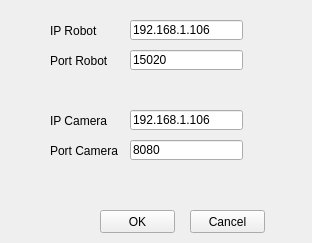
<?xml version="1.0" encoding="UTF-8"?>
<ui version="4.0">
 <class>Config</class>
 <widget class="QWidget" name="Config">
  <property name="geometry">
   <rect>
    <x>0</x>
    <y>0</y>
    <width>312</width>
    <height>243</height>
   </rect>
  </property>
  <property name="minimumSize">
   <size>
    <width>312</width>
    <height>243</height>
   </size>
  </property>
  <property name="maximumSize">
   <size>
    <width>312</width>
    <height>243</height>
   </size>
  </property>
  <property name="windowTitle">
   <string>Configuration</string>
  </property>
  <widget class="QPushButton" name="OK">
   <property name="geometry">
    <rect>
     <x>100</x>
     <y>210</y>
     <width>75</width>
     <height>23</height>
    </rect>
   </property>
   <property name="text">
    <string>OK</string>
   </property>
  </widget>
  <widget class="QPushButton" name="Cancel">
   <property name="geometry">
    <rect>
     <x>190</x>
     <y>210</y>
     <width>75</width>
     <height>23</height>
    </rect>
   </property>
   <property name="text">
    <string>Cancel</string>
   </property>
  </widget>
  <widget class="QLineEdit" name="IPRobot">
   <property name="geometry">
    <rect>
     <x>130</x>
     <y>20</y>
     <width>113</width>
     <height>20</height>
    </rect>
   </property>
   <property name="text">
    <string>192.168.1.106</string>
   </property>
  </widget>
  <widget class="QLineEdit" name="PortRobot">
   <property name="geometry">
    <rect>
     <x>130</x>
     <y>50</y>
     <width>113</width>
     <height>20</height>
    </rect>
   </property>
   <property name="text">
    <string>15020</string>
   </property>
  </widget>
  <widget class="QLineEdit" name="IPCamera">
   <property name="geometry">
    <rect>
     <x>130</x>
     <y>110</y>
     <width>113</width>
     <height>20</height>
    </rect>
   </property>
   <property name="text">
    <string>192.168.1.106</string>
   </property>
  </widget>
  <widget class="QLineEdit" name="PortCamera">
   <property name="geometry">
    <rect>
     <x>130</x>
     <y>140</y>
     <width>113</width>
     <height>20</height>
    </rect>
   </property>
   <property name="text">
    <string>8080</string>
   </property>
  </widget>
  <widget class="QLabel" name="IP_Camera">
   <property name="geometry">
    <rect>
     <x>50</x>
     <y>110</y>
     <width>71</width>
     <height>21</height>
    </rect>
   </property>
   <property name="text">
    <string>IP Camera</string>
   </property>
  </widget>
  <widget class="QLabel" name="Port_Camera">
   <property name="geometry">
    <rect>
     <x>50</x>
     <y>140</y>
     <width>71</width>
     <height>21</height>
    </rect>
   </property>
   <property name="text">
    <string>Port Camera</string>
   </property>
  </widget>
  <widget class="QLabel" name="IP_Robot">
   <property name="geometry">
    <rect>
     <x>50</x>
     <y>20</y>
     <width>71</width>
     <height>21</height>
    </rect>
   </property>
   <property name="text">
    <string>IP Robot</string>
   </property>
  </widget>
  <widget class="QLabel" name="Port_Robot">
   <property name="geometry">
    <rect>
     <x>50</x>
     <y>50</y>
     <width>71</width>
     <height>21</height>
    </rect>
   </property>
   <property name="text">
    <string>Port Robot</string>
   </property>
  </widget>
 </widget>
 <resources/>
 <connections>
  <connection>
   <sender>Cancel</sender>
   <signal>clicked()</signal>
   <receiver>Config</receiver>
   <slot>close()</slot>
   <hints>
    <hint type="sourcelabel">
     <x>227</x>
     <y>221</y>
    </hint>
    <hint type="destinationlabel">
     <x>155</x>
     <y>121</y>
    </hint>
   </hints>
  </connection>
 </connections>
</ui>
